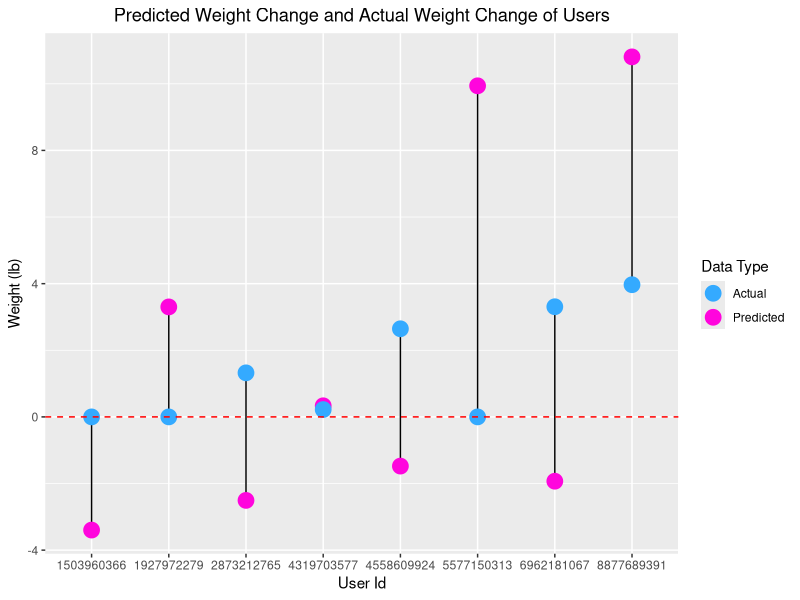
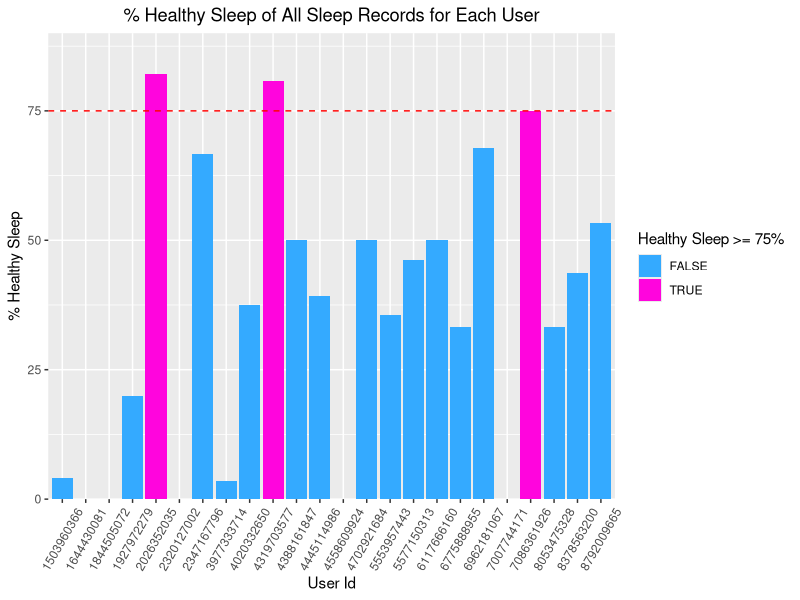
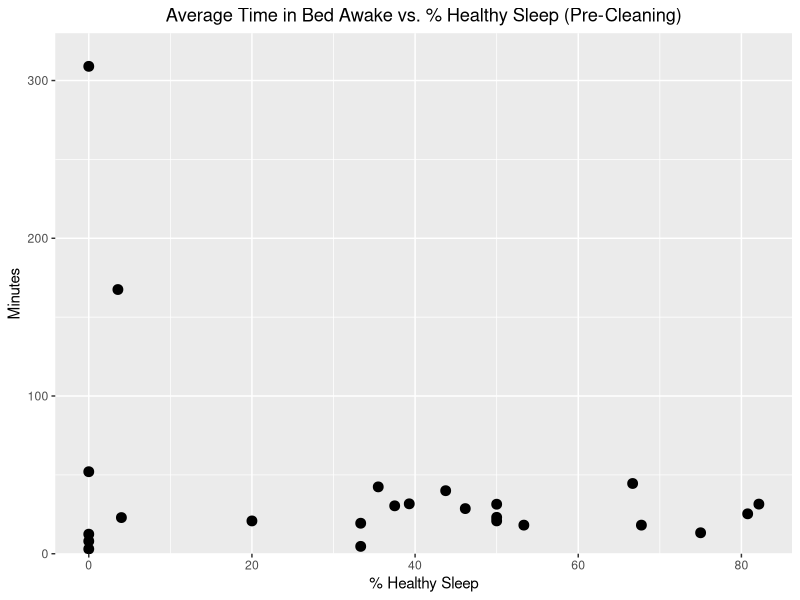
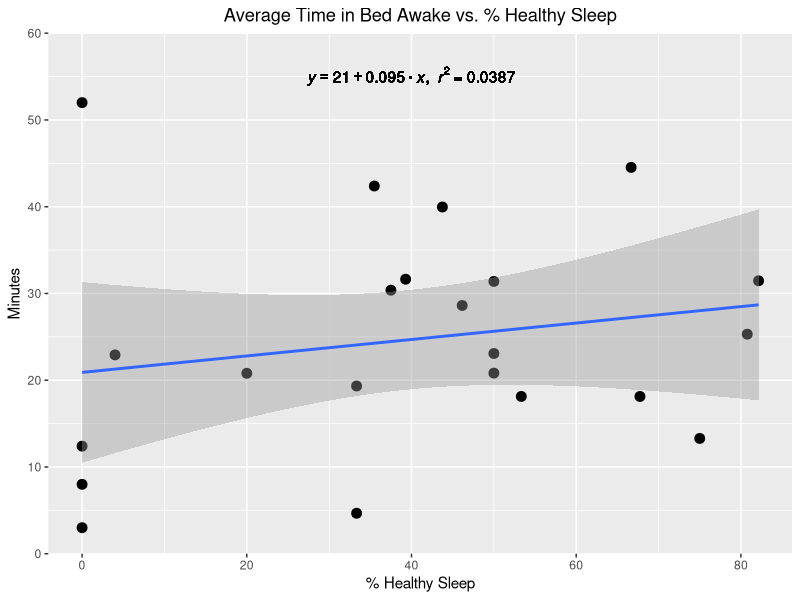
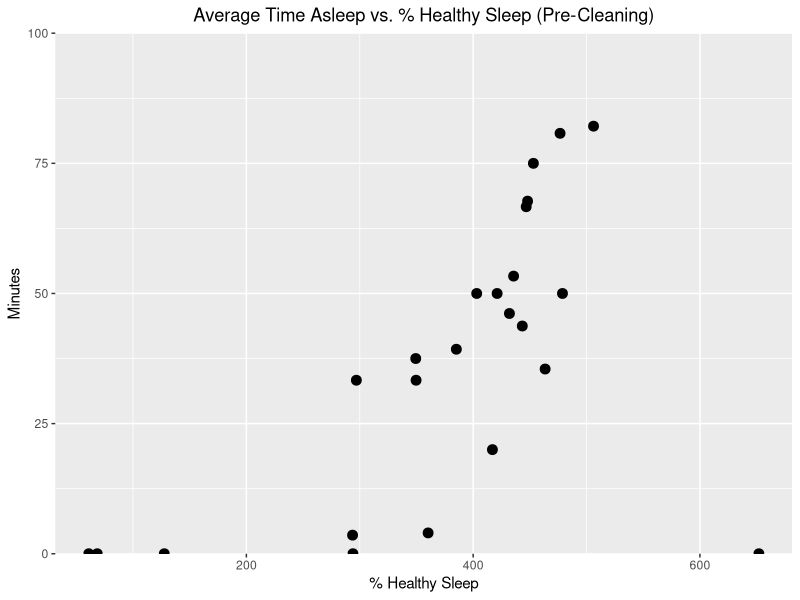
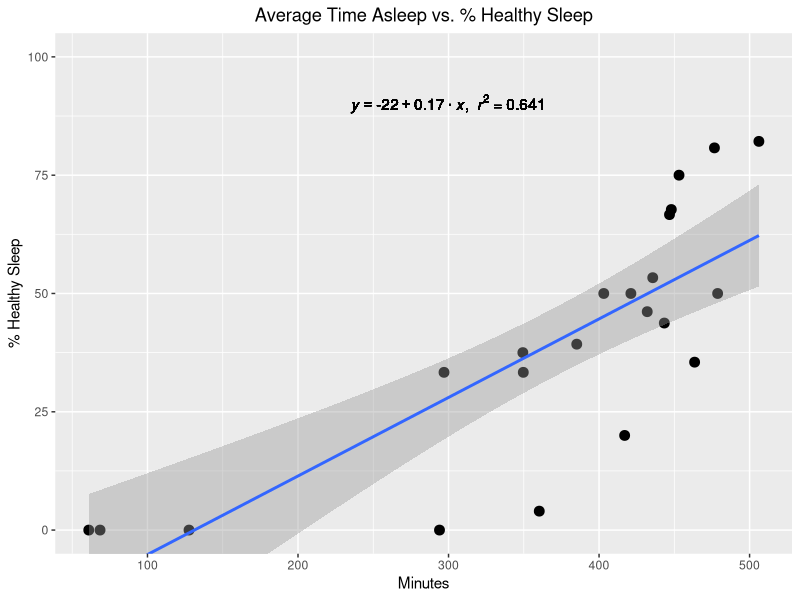
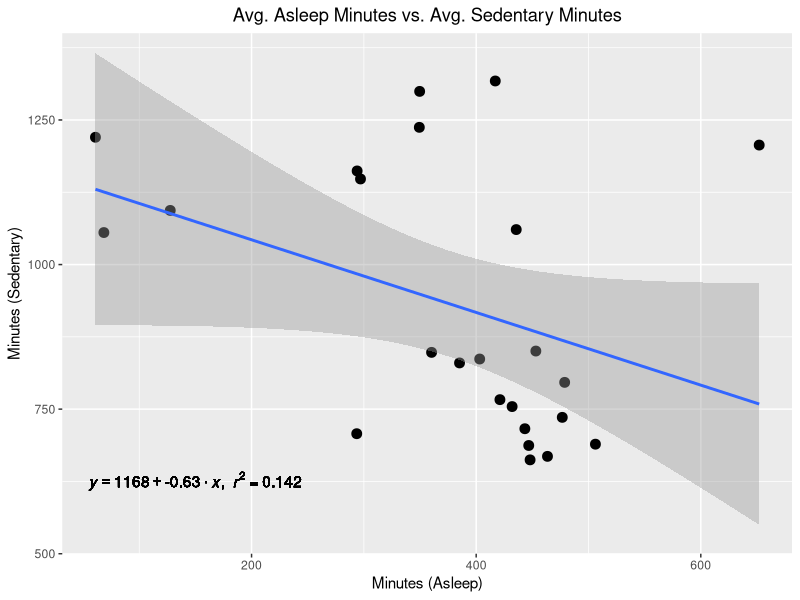
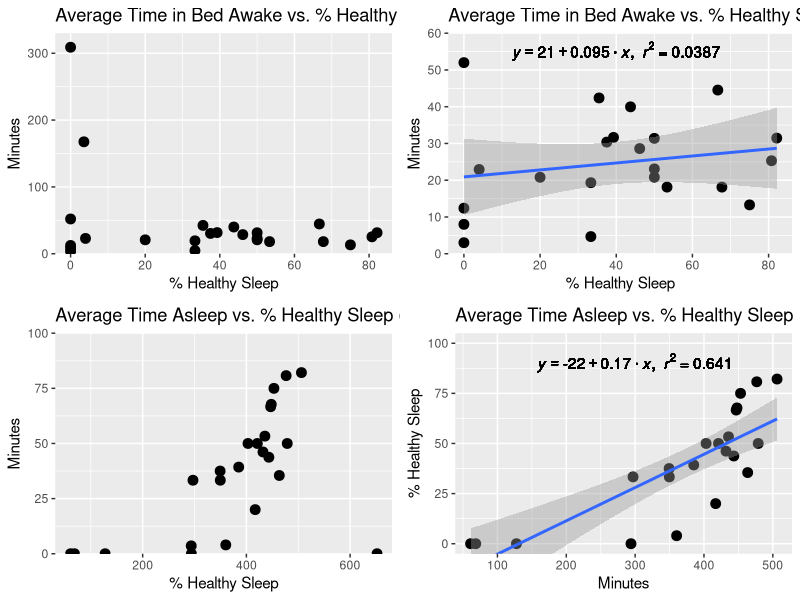

Source code (R) for these figures, in order:
install.packages('tidyverse')
install.packages('gridExtra')

library(tidyverse)
library(ggplot2)

# Read the CSV created from BigQuery
weightdiff_predicted_actual <- read.csv("data/created/weightdiff_pred_actual_merged.csv")

# Change the Id column to string so that it's not shown in scientific notation
weightdiff_predicted_actual$Id <- as.character(weightdiff_predicted_actual$Id)

# Creating a list to add manual legend
data_colors <- c('Predicted'='#ff05dd', 'Actual'='#34aaff')

# Create a scatter plot with users' predicted and actual weight differences
ggplot(weightdiff_predicted_actual, aes(x=Id)) +
  geom_segment(aes(x=Id, xend=Id, y=weightloss_pred_lb, yend=weight_diff_lb)) +
  geom_point(aes(y=weightloss_pred_lb, color='Predicted'),size=5) + 
  geom_point(aes(y=weight_diff_lb, color = 'Actual'),size=5) +
  geom_hline(yintercept=0, linetype="dashed", color = "red") +
  ggtitle("Predicted Weight Change and Actual Weight Change of Users") + 
  theme(plot.title=element_text(hjust=0.5)) +
  labs(x="User Id", y="Weight (lb)", color="Data Type") + 
  scale_color_manual(values=data_colors)

# Save the scatter plot
ggsave("img/Users' Predicted vs Actual Weight Change.jpg")

# Show how much healthy hours of sleep users are getting
sleep <- read.csv("data/created/users_sleep_healthy.csv")

# Clean the sleep data so that rows with 0 are omitted
cleaned_sleep <- filter(sleep, 
                        avg_asleep_minutes != 0, 
                        avg_time_in_bed != 0,
                        avg_time_in_bed_awake != 0)

# Change User Id type from integer to string
cleaned_sleep$Id <- as.character(cleaned_sleep$Id)

# Create a bar plot that shows % of healthy sleep each user got
cleaned_sleep %>%
  ggplot2::ggplot(aes(x=Id,y=percent_healthy_sleep,fill=percent_healthy_sleep >= 75)) + 
    geom_bar(stat='identity') +
    geom_hline(yintercept=75, linetype="dashed", color = "red") +
    theme(axis.text.x=element_text(angle=60,vjust=0.5)) +
    scale_fill_manual(values = c('#34aaff','#ff05dd'), labels=c('T'='>=75','F'='<75')) + 
    scale_y_continuous(expand=c(0,0), limits=c(0,90)) +
    ggtitle("% Healthy Sleep of All Sleep Records for Each User") +
    theme(plot.title = element_text(hjust=0.5)) + 
    labs(x="User Id", y="% Healthy Sleep",fill='Healthy Sleep >= 75%')

# Save the bar plot
ggsave("img/Healthy Sleep Percentage for Each User.jpg")

# Average time in bed awake vs % healthy sleep as a scatter plot
ggplot(data=sleep,aes(x=percent_healthy_sleep,y=avg_time_in_bed_awake)) + 
  geom_point(size=3) +
  scale_y_continuous(expand=c(0,0), limits=c(0,330)) +
  ggtitle("Average Time in Bed Awake vs. % Healthy Sleep (Pre-Cleaning)") +
  theme(plot.title = element_text(hjust=0.5)) + 
  labs(x="% Healthy Sleep",y="Minutes")

# Remove the outliers seen in the plot
awake_phs_clean <- sleep[sleep$avg_time_in_bed_awake < 100,]

# Function for getting a trendline's equation
lm_eqn <- function(x,y){
  m <- lm(y ~ x);
  eq <- substitute(italic(y) == a + b %.% italic(x)*","~~italic(r)^2~"="~r2, 
                   list(a = format(unname(coef(m)[1]), digits = 2),
                        b = format(unname(coef(m)[2]), digits = 2),
                        r2 = format(summary(m)$r.squared, digits = 3)))
  as.character(as.expression(eq));
}

# % healthy sleep vs Average time in bed awake after cleaning
ggplot(data=awake_phs_clean,aes(x=percent_healthy_sleep,y=avg_time_in_bed_awake)) + 
  geom_point(size=3) +
  scale_y_continuous(expand=c(0,0), limits=c(0,60)) +
  ggtitle("Average Time in Bed Awake vs. % Healthy Sleep") +
  theme(plot.title = element_text(hjust=0.5)) + 
  labs(x="% Healthy Sleep",y="Minutes") +
  geom_smooth(method=lm, formula=y~x) + 
  geom_text(x=40, 
            y=55, 
            label=lm_eqn(awake_phs_clean$percent_healthy_sleep,
                         awake_phs_clean$avg_time_in_bed_awake), parse=TRUE)

# Save the scatter plot
ggsave("img/Avg Time Awake in Bed and Healthy Sleep Percentage.jpg")

# Average time asleep vs % healthy sleep 
ggplot(data=sleep,aes(x=avg_asleep_minutes,y=percent_healthy_sleep)) + 
  geom_point(size=3) +
  scale_y_continuous(expand=c(0,0), limits=c(0,100)) +
  ggtitle("Average Time Asleep vs. % Healthy Sleep (Pre-Cleaning)") +
  theme(plot.title = element_text(hjust=0.5)) + 
  labs(x="% Healthy Sleep",y="Minutes")

# Average time asleep vs % healthy sleep after cleaning
ggplot(data=awake_phs_clean,aes(x=avg_asleep_minutes,y=percent_healthy_sleep)) + 
  geom_point(size=3) +
  coord_cartesian(ylim=c(0,100)) +
  #scale_y_continuous(expand=c(0,0),limits=c(0,100)) + # Rows are omitted, use coord_cartesian instead
  ggtitle("Average Time Asleep vs. % Healthy Sleep") +
  theme(plot.title = element_text(hjust=0.5)) + 
  labs(x="Minutes",y="% Healthy Sleep") +
  geom_smooth(method=lm, formula=y~x) + 
  geom_text(x=300, 
            y=90, 
            label=lm_eqn(awake_phs_clean$avg_asleep_minutes,
                         awake_phs_clean$percent_healthy_sleep), parse=TRUE)

# Save the scatter plot
ggsave("img/Avg Time Asleep and Healthy Sleep Percentage.jpg")

# Scatter plot for Sedentary Minutes vs. Asleep Minutes
sedentary_asleep <- read.csv("data/created/sedentary_vs_asleep.csv")
ggplot(data=sedentary_asleep,aes(x=asleep_minutes,y=sedentary_minutes)) +
  geom_point(size=3) + 
  scale_y_continuous(expand=c(0,0),limit=c(500,1400)) +
  ggtitle("Avg. Asleep Minutes vs. Avg. Sedentary Minutes") +
  theme(plot.title = element_text(hjust=0.5)) +
  labs(x="Minutes (Asleep)",y="Minutes (Sedentary)") +
  geom_smooth(method=lm, formula=y~x) + 
  geom_text(x=150,
            y=625,
            label=lm_eqn(sedentary_asleep$asleep_minutes,
                         sedentary_asleep$sedentary_minutes), parse=TRUE)

# Save the scatter plot
ggsave("img/Avg Time Asleep and Avg Time Sedentary.jpg")

######################## Combining Plots into One Image (Sleep Analysis)
library(gridExtra)

sleep_p1 <- ggplot(data=sleep,aes(x=percent_healthy_sleep,y=avg_time_in_bed_awake)) + 
  geom_point(size=3) +
  scale_y_continuous(expand=c(0,0), limits=c(0,330)) +
  ggtitle("Average Time in Bed Awake vs. % Healthy Sleep (Pre-Cleaning)") +
  labs(x="% Healthy Sleep",y="Minutes")

sleep_p2 <- ggplot(data=awake_phs_clean,aes(x=percent_healthy_sleep,y=avg_time_in_bed_awake)) + 
  geom_point(size=3) +
  scale_y_continuous(expand=c(0,0), limits=c(0,60)) +
  ggtitle("Average Time in Bed Awake vs. % Healthy Sleep") +
  labs(x="% Healthy Sleep",y="Minutes") +
  geom_smooth(method=lm, formula=y~x) + 
  geom_text(x=40, 
            y=55, 
            label=lm_eqn(awake_phs_clean$percent_healthy_sleep,
                         awake_phs_clean$avg_time_in_bed_awake), parse=TRUE)

sleep_p3 <- ggplot(data=sleep,aes(x=avg_asleep_minutes,y=percent_healthy_sleep)) + 
  geom_point(size=3) +
  scale_y_continuous(expand=c(0,0), limits=c(0,100)) +
  ggtitle("Average Time Asleep vs. % Healthy Sleep (Pre-Cleaning)") +
  labs(x="% Healthy Sleep",y="Minutes")

sleep_p4 <- ggplot(data=awake_phs_clean,aes(x=avg_asleep_minutes,y=percent_healthy_sleep)) + 
  geom_point(size=3) +
  coord_cartesian(ylim=c(0,100)) +
  ggtitle("Average Time Asleep vs. % Healthy Sleep") +
  labs(x="Minutes",y="% Healthy Sleep") +
  geom_smooth(method=lm, formula=y~x) + 
  geom_text(x=300, 
            y=90, 
            label=lm_eqn(awake_phs_clean$avg_asleep_minutes,
                         awake_phs_clean$percent_healthy_sleep), parse=TRUE)

grid.arrange(sleep_p1,sleep_p2,sleep_p3,sleep_p4,nrow=2)